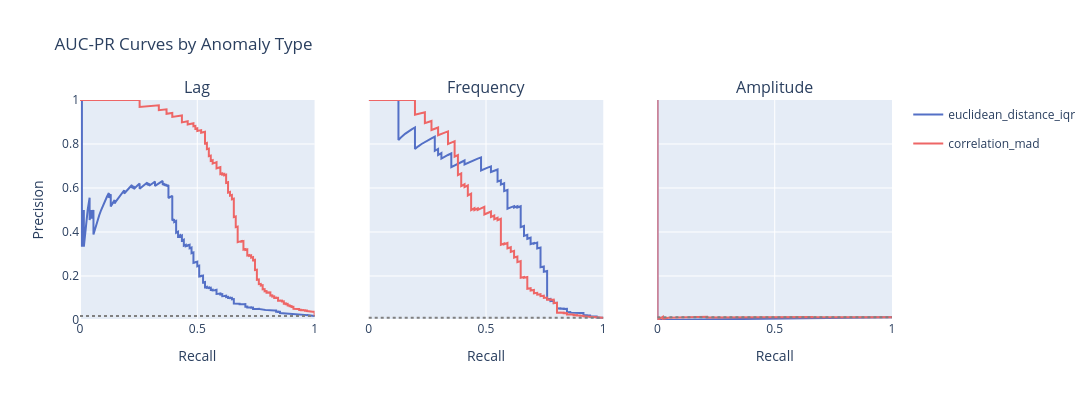
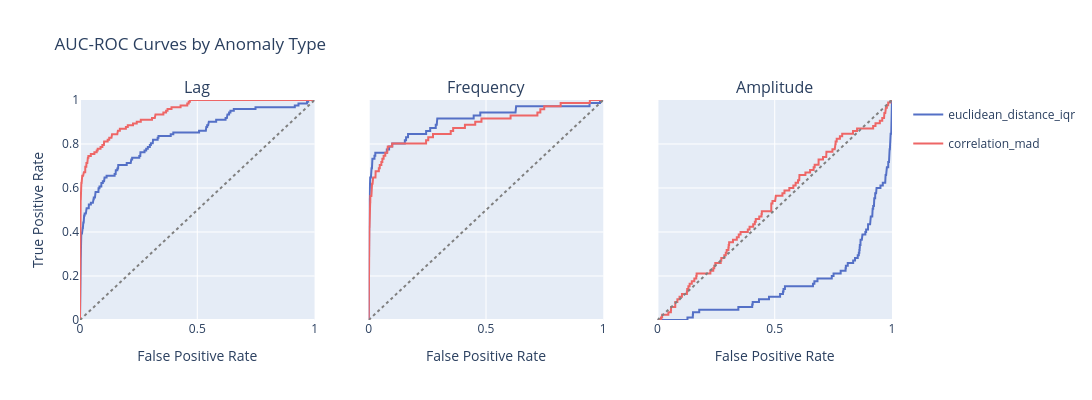

The notebook cell saved with these charts, in order:
### Markdown cell above
## AUC-PR Compare

### Code cell
from sklearn.metrics import precision_recall_curve, average_precision_score, roc_curve, roc_auc_score
import plotly.graph_objects as go
from plotly.subplots import make_subplots

colors = {"euclidean_distance_iqr": "#5470C6", "correlation_mad": "#EE6666"}

# PR curves
fig_pr = make_subplots(rows=1, cols=3, subplot_titles=["Lag", "Frequency", "Amplitude"],
                       shared_yaxes=True)

for col, atype in enumerate(["lag", "frequency", "amplitude"], 1):
    for df in [eucl_scores_labels_df, corr_scores_labels_df]:
        mask = df["type"].isin([atype, "normal"])
        subset = df[mask]
        lab = (subset["type"] == atype).astype(int)

        if lab.sum() == 0:
            continue

        prec, rec, _ = precision_recall_curve(lab, subset["anomaly_score"])
        ap = average_precision_score(lab, subset["anomaly_score"])
        model = df['model'].iloc[0]

        fig_pr.add_trace(go.Scatter(x=rec, y=prec, mode="lines",
                    name=model, line=dict(color=colors[model]),
                    legendgroup=model, showlegend=(col == 1)),
            row=1, col=col
        )

    # Baseline
    baseline = (eucl_scores_labels_df[eucl_scores_labels_df["type"].isin([atype, "normal"])]["type"] == atype).mean()
    fig_pr.add_hline(y=baseline, line_dash="dot", line_color="gray", row=1, col=col)

fig_pr.update_xaxes(title_text="Recall", range=[0, 1])
fig_pr.update_yaxes(title_text="Precision", range=[0, 1], col=1)
fig_pr.update_layout(height=400, width=1200, title="AUC-PR Curves by Anomaly Type")
fig_pr.show()

# ROC curves
fig_roc = make_subplots(rows=1, cols=3, subplot_titles=["Lag", "Frequency", "Amplitude"],
                        shared_yaxes=True)

for col, atype in enumerate(["lag", "frequency", "amplitude"], 1):
    for df in [eucl_scores_labels_df, corr_scores_labels_df]:
        mask = df["type"].isin([atype, "normal"])
        subset = df[mask]
        lab = (subset["type"] == atype).astype(int)

        if lab.sum() == 0:
            continue

        fpr, tpr, _ = roc_curve(lab, subset["anomaly_score"])
        auc = roc_auc_score(lab, subset["anomaly_score"])
        model = df['model'].iloc[0]

        fig_roc.add_trace(go.Scatter(x=fpr, y=tpr, mode="lines",
                    name=model, line=dict(color=colors[model]),
                    legendgroup=model, showlegend=(col == 1)),
            row=1, col=col
        )

    # Diagonal
    fig_roc.add_trace(go.Scatter(x=[0, 1], y=[0, 1], mode="lines",
                line=dict(color="gray", dash="dot"), showlegend=False),
        row=1, col=col
    )

fig_roc.update_xaxes(title_text="False Positive Rate", range=[0, 1])
fig_roc.update_yaxes(title_text="True Positive Rate", range=[0, 1], col=1)
fig_roc.update_layout(height=400, width=1200, title="AUC-ROC Curves by Anomaly Type")
fig_roc.show()

### Figure 1 — Plotly figure (JSON) as saved in the notebook; plotly's stock layout.template omitted (floating-point values rounded to 4 significant figures; data arrays with more than 128 entries replaced by an {"elided": "..."} marker saying what was removed)
{"data": [{"legendgroup": "euclidean_distance_iqr", "line": {"color": "#5470C6"}, "mode": "lines", "name": "euclidean_distance_iqr", "showlegend": true, "type": "scatter", "x": {"elided": "6845 float values"}, "xaxis": "x", "y": {"elided": "6845 float values"}, "yaxis": "y"}, {"legendgroup": "correlation_mad", "line": {"color": "#EE6666"}, "mode": "lines", "name": "correlation_mad", "showlegend": true, "type": "scatter", "x": {"elided": "6845 float values"}, "xaxis": "x", "y": {"elided": "6845 float values"}, "yaxis": "y"}, {"legendgroup": "euclidean_distance_iqr", "line": {"color": "#5470C6"}, "mode": "lines", "name": "euclidean_distance_iqr", "showlegend": false, "type": "scatter", "x": {"elided": "6794 float values"}, "xaxis": "x2", "y": {"elided": "6794 float values"}, "yaxis": "y2"}, {"legendgroup": "correlation_mad", "line": {"color": "#EE6666"}, "mode": "lines", "name": "correlation_mad", "showlegend": false, "type": "scatter", "x": {"elided": "6794 float values"}, "xaxis": "x2", "y": {"elided": "6794 float values"}, "yaxis": "y2"}, {"legendgroup": "euclidean_distance_iqr", "line": {"color": "#5470C6"}, "mode": "lines", "name": "euclidean_distance_iqr", "showlegend": false, "type": "scatter", "x": {"elided": "6808 float values"}, "xaxis": "x3", "y": {"elided": "6808 float values"}, "yaxis": "y3"}, {"legendgroup": "correlation_mad", "line": {"color": "#EE6666"}, "mode": "lines", "name": "correlation_mad", "showlegend": false, "type": "scatter", "x": {"elided": "6808 float values"}, "xaxis": "x3", "y": {"elided": "6808 float values"}, "yaxis": "y3"}], "layout": {"annotations": [{"font": {"size": 16}, "showarrow": false, "text": "Lag", "x": 0.1444, "xanchor": "center", "xref": "paper", "y": 1, "yanchor": "bottom", "yref": "paper"}, {"font": {"size": 16}, "showarrow": false, "text": "Frequency", "x": 0.5, "xanchor": "center", "xref": "paper", "y": 1, "yanchor": "bottom", "yref": "paper"}, {"font": {"size": 16}, "showarrow": false, "text": "Amplitude", "x": 0.8556, "xanchor": "center", "xref": "paper", "y": 1, "yanchor": "bottom", "yref": "paper"}], "height": 400, "shapes": [{"line": {"color": "gray", "dash": "dot"}, "type": "line", "x0": 0, "x1": 1, "xref": "x domain", "y0": 0.01783, "y1": 0.01783, "yref": "y"}, {"line": {"color": "gray", "dash": "dot"}, "type": "line", "x0": 0, "x1": 1, "xref": "x2 domain", "y0": 0.01045, "y1": 0.01045, "yref": "y2"}, {"line": {"color": "gray", "dash": "dot"}, "type": "line", "x0": 0, "x1": 1, "xref": "x3 domain", "y0": 0.01249, "y1": 0.01249, "yref": "y3"}], "title": {"text": "AUC-PR Curves by Anomaly Type"}, "width": 1200, "xaxis": {"anchor": "y", "domain": [0, 0.2889], "range": [0, 1], "title": {"text": "Recall"}}, "xaxis2": {"anchor": "y2", "domain": [0.3556, 0.6444], "range": [0, 1], "title": {"text": "Recall"}}, "xaxis3": {"anchor": "y3", "domain": [0.7111, 1], "range": [0, 1], "title": {"text": "Recall"}}, "yaxis": {"anchor": "x", "domain": [0, 1], "range": [0, 1], "title": {"text": "Precision"}}, "yaxis2": {"anchor": "x2", "domain": [0, 1], "matches": "y", "showticklabels": false}, "yaxis3": {"anchor": "x3", "domain": [0, 1], "matches": "y", "showticklabels": false}}}

### Figure 2 — Plotly figure (JSON) as saved in the notebook; plotly's stock layout.template omitted (floating-point values rounded to 4 significant figures; data arrays with more than 128 entries replaced by an {"elided": "..."} marker saying what was removed)
{"data": [{"legendgroup": "euclidean_distance_iqr", "line": {"color": "#5470C6"}, "mode": "lines", "name": "euclidean_distance_iqr", "showlegend": true, "type": "scatter", "x": {"elided": "189 float values"}, "xaxis": "x", "y": {"elided": "189 float values"}, "yaxis": "y"}, {"legendgroup": "correlation_mad", "line": {"color": "#EE6666"}, "mode": "lines", "name": "correlation_mad", "showlegend": true, "type": "scatter", "x": {"elided": "132 float values"}, "xaxis": "x", "y": {"elided": "132 float values"}, "yaxis": "y"}, {"line": {"color": "gray", "dash": "dot"}, "mode": "lines", "showlegend": false, "type": "scatter", "x": [0, 1], "xaxis": "x", "y": [0, 1], "yaxis": "y"}, {"legendgroup": "euclidean_distance_iqr", "line": {"color": "#5470C6"}, "mode": "lines", "name": "euclidean_distance_iqr", "showlegend": false, "type": "scatter", "x": [0.0, 0.0, 0.0, 0.0002975, 0.0002975, 0.0005951, 0.0005951, 0.0008926, 0.0008926, 0.001041, 0.001041, 0.00119, 0.00119, 0.001636, 0.001636, 0.001785, 0.001785, 0.00238, 0.00238, 0.002678, 0.002678, 0.003422, 0.003422, 0.003719, 0.003719, 0.004314, 0.004314, 0.006099, 0.006099, 0.006248, 0.006248, 0.006397, 0.006397, 0.009372, 0.009372, 0.01131, 0.01131, 0.0122, 0.0122, 0.01384, 0.01384, 0.01398, 0.01398, 0.01577, 0.01577, 0.02455, 0.02455, 0.02812, 0.02812, 0.07706, 0.07706, 0.08688, 0.08688, 0.1003, 0.1003, 0.154, 0.154, 0.1593, 0.1593, 0.1677, 0.1677, 0.2447, 0.2447, 0.2621, 0.2621, 0.2858, 0.2858, 0.2901, 0.2901, 0.2923, 0.2923, 0.4475, 0.4475, 0.4756, 0.4756, 0.6259, 0.6259, 0.6284, 0.6284, 0.9415, 0.9415, 0.986, 0.986, 1.0], "xaxis": "x2", "y": [0.0, 0.01408, 0.1268, 0.1268, 0.1972, 0.1972, 0.2817, 0.2817, 0.2958, 0.2958, 0.3099, 0.3099, 0.3521, 0.3521, 0.4085, 0.4085, 0.4789, 0.4789, 0.5211, 0.5211, 0.5493, 0.5493, 0.5634, 0.5634, 0.5775, 0.5775, 0.5915, 0.5915, 0.6197, 0.6197, 0.6338, 0.6338, 0.6479, 0.6479, 0.662, 0.662, 0.6761, 0.6761, 0.6901, 0.6901, 0.7042, 0.7042, 0.7183, 0.7183, 0.7324, 0.7324, 0.7465, 0.7465, 0.7606, 0.7606, 0.7746, 0.7746, 0.7887, 0.7887, 0.8028, 0.8028, 0.8169, 0.8169, 0.831, 0.831, 0.8451, 0.8451, 0.8592, 0.8592, 0.8732, 0.8732, 0.8873, 0.8873, 0.9014, 0.9014, 0.9155, 0.9155, 0.9296, 0.9296, 0.9437, 0.9437, 0.9577, 0.9577, 0.9718, 0.9718, 0.9859, 0.9859, 1.0, 1.0], "yaxis": "y2"}, {"legendgroup": "correlation_mad", "line": {"color": "#EE6666"}, "mode": "lines", "name": "correlation_mad", "showlegend": false, "type": "scatter", "x": [0.0, 0.0, 0.0, 0.0001488, 0.0001488, 0.0002975, 0.0002975, 0.0004463, 0.0004463, 0.0005951, 0.0005951, 0.0008926, 0.0008926, 0.001339, 0.001339, 0.002083, 0.002083, 0.002678, 0.002678, 0.002827, 0.002827, 0.003422, 0.003422, 0.004612, 0.004612, 0.00476, 0.00476, 0.004909, 0.004909, 0.005653, 0.005653, 0.006248, 0.006248, 0.006694, 0.006694, 0.006992, 0.006992, 0.01145, 0.01145, 0.0116, 0.0116, 0.01294, 0.01294, 0.01428, 0.01428, 0.01651, 0.01651, 0.01874, 0.01874, 0.02886, 0.02886, 0.02946, 0.02946, 0.04314, 0.04314, 0.04701, 0.04701, 0.05385, 0.05385, 0.05817, 0.05817, 0.06352, 0.06352, 0.07066, 0.07066, 0.07914, 0.07914, 0.08123, 0.08123, 0.1001, 0.1001, 0.2446, 0.2446, 0.2538, 0.2538, 0.274, 0.274, 0.3496, 0.3496, 0.36, 0.36, 0.4101, 0.4101, 0.454, 0.454, 0.4807, 0.4807, 0.6047, 0.6047, 0.7191, 0.7191, 0.7316, 0.7316, 0.7483, 0.7483, 0.8182, 0.8182, 0.9426, 0.9426, 1.0], "xaxis": "x2", "y": [0.0, 0.01408, 0.1972, 0.1972, 0.2394, 0.2394, 0.2676, 0.2676, 0.2958, 0.2958, 0.338, 0.338, 0.3662, 0.3662, 0.3803, 0.3803, 0.3944, 0.3944, 0.4085, 0.4085, 0.4225, 0.4225, 0.4366, 0.4366, 0.4507, 0.4507, 0.4648, 0.4648, 0.493, 0.493, 0.5211, 0.5211, 0.5352, 0.5352, 0.5493, 0.5493, 0.5634, 0.5634, 0.5775, 0.5775, 0.5915, 0.5915, 0.6056, 0.6056, 0.6197, 0.6197, 0.6338, 0.6338, 0.6479, 0.6479, 0.662, 0.662, 0.6761, 0.6761, 0.6901, 0.6901, 0.7042, 0.7042, 0.7183, 0.7183, 0.7324, 0.7324, 0.7465, 0.7465, 0.7606, 0.7606, 0.7746, 0.7746, 0.7887, 0.7887, 0.8028, 0.8028, 0.8169, 0.8169, 0.831, 0.831, 0.8451, 0.8451, 0.8592, 0.8592, 0.8732, 0.8732, 0.8873, 0.8873, 0.9014, 0.9014, 0.9155, 0.9155, 0.9296, 0.9296, 0.9437, 0.9437, 0.9577, 0.9577, 0.9718, 0.9718, 0.9859, 0.9859, 1.0, 1.0], "yaxis": "y2"}, {"line": {"color": "gray", "dash": "dot"}, "mode": "lines", "showlegend": false, "type": "scatter", "x": [0, 1], "xaxis": "x2", "y": [0, 1], "yaxis": "y2"}, {"legendgroup": "euclidean_distance_iqr", "line": {"color": "#5470C6"}, "mode": "lines", "name": "euclidean_distance_iqr", "showlegend": false, "type": "scatter", "x": {"elided": "154 float values"}, "xaxis": "x3", "y": {"elided": "154 float values"}, "yaxis": "y3"}, {"legendgroup": "correlation_mad", "line": {"color": "#EE6666"}, "mode": "lines", "name": "correlation_mad", "showlegend": false, "type": "scatter", "x": {"elided": "167 float values"}, "xaxis": "x3", "y": {"elided": "167 float values"}, "yaxis": "y3"}, {"line": {"color": "gray", "dash": "dot"}, "mode": "lines", "showlegend": false, "type": "scatter", "x": [0, 1], "xaxis": "x3", "y": [0, 1], "yaxis": "y3"}], "layout": {"annotations": [{"font": {"size": 16}, "showarrow": false, "text": "Lag", "x": 0.1444, "xanchor": "center", "xref": "paper", "y": 1, "yanchor": "bottom", "yref": "paper"}, {"font": {"size": 16}, "showarrow": false, "text": "Frequency", "x": 0.5, "xanchor": "center", "xref": "paper", "y": 1, "yanchor": "bottom", "yref": "paper"}, {"font": {"size": 16}, "showarrow": false, "text": "Amplitude", "x": 0.8556, "xanchor": "center", "xref": "paper", "y": 1, "yanchor": "bottom", "yref": "paper"}], "height": 400, "title": {"text": "AUC-ROC Curves by Anomaly Type"}, "width": 1200, "xaxis": {"anchor": "y", "domain": [0, 0.2889], "range": [0, 1], "title": {"text": "False Positive Rate"}}, "xaxis2": {"anchor": "y2", "domain": [0.3556, 0.6444], "range": [0, 1], "title": {"text": "False Positive Rate"}}, "xaxis3": {"anchor": "y3", "domain": [0.7111, 1], "range": [0, 1], "title": {"text": "False Positive Rate"}}, "yaxis": {"anchor": "x", "domain": [0, 1], "range": [0, 1], "title": {"text": "True Positive Rate"}}, "yaxis2": {"anchor": "x2", "domain": [0, 1], "matches": "y", "showticklabels": false}, "yaxis3": {"anchor": "x3", "domain": [0, 1], "matches": "y", "showticklabels": false}}}
